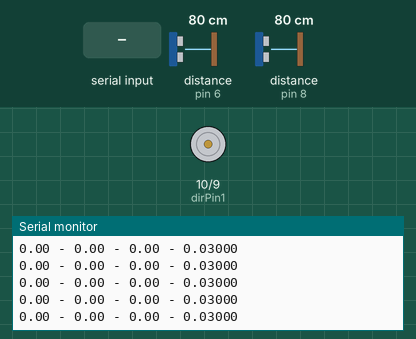
This sketch was run on a simulated Arduino Uno, built with avr-gcc and run on an emulated ATmega328P. On the bench: motor-driver pin pairs drawn as motors (green arrow = first pin HIGH = forward, orange = second pin HIGH = backward, longer = more drive, scaled by the enable pin), the last lines printed to the serial monitor. The test bench sets the inputs (shaded band); at power-on: distance to the obstacle (sensors on pin 6, pin 8) 80 cm. The echo pulse lasts 58.3 µs per cm.

Above: at 1.2 s.
1.3 s: "a" received over Serial
2.8 s: distance to the obstacle (sensor on pin 6) set to 9 cm
At 3.6 s:
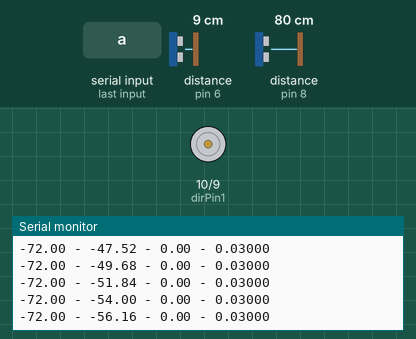
5.8 s: "p" received over Serial
8.8 s: distance to the obstacle (sensor on pin 6) set to 18 cm
At 9.5 s:
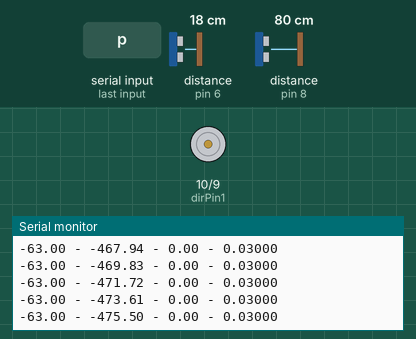
11.8 s: distance to the obstacle (sensor on pin 8) set to 60 cm
At 12.4 s:
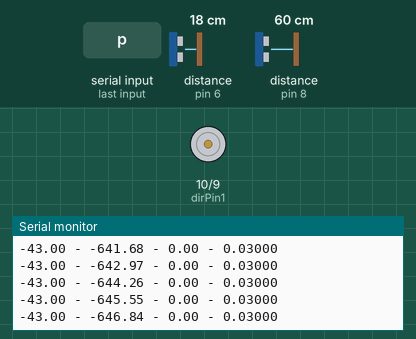
Timing chart, 0 to 14.8 s (numbered marks = the images above; inputs shaded):
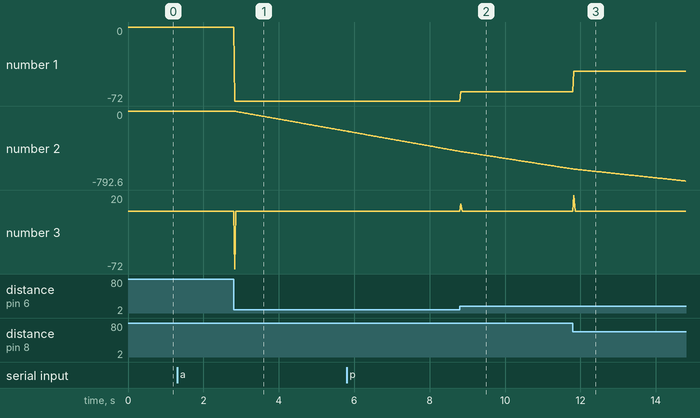

The sketch:

PID_TEST.ino
```cpp
// ---------------------------------------------------------------------------
// Example NewPing library sketch that does a ping about 20 times per second.
// ---------------------------------------------------------------------------

#include <NewPing.h>

#define TRIGGER_PIN_0  5  // Arduino pin tied to trigger pin on the ultrasonic sensor.
#define ECHO_PIN_0     6
#define TRIGGER_PIN_1  7
#define ECHO_PIN_1     8// Arduino pin tied to echo pin on the ultrasonic sensor.
#define MAX_DISTANCE 240 // Maximum distance we want to ping for (in centimeters). Maximum sensor distance is rated at 400-500cm.

int enablePin = 11;
int dirPin1 = 10;
int dirPin2 = 9;

float pMotorOne, iMotorOne, dMotorOne, prevErrorMotorOne;

unsigned long dt, previousTime;

NewPing sonar0(TRIGGER_PIN_0, ECHO_PIN_0, MAX_DISTANCE);
NewPing sonar1(TRIGGER_PIN_1, ECHO_PIN_1, MAX_DISTANCE);

void setup() {
  Serial.begin(115200); // Open serial monitor at 115200 baud to see ping results.

  pinMode(enablePin, OUTPUT);
  pinMode(dirPin1, OUTPUT);
  pinMode(dirPin2, OUTPUT);

  digitalWrite(dirPin1, HIGH);
  digitalWrite(dirPin2, LOW);

  Serial.println("I am alive... ");
}

void loop() {

  char hi = Serial.read();

  if(hi == 'p') {
    Serial.print("Ping0: ");
    Serial.print(sonar0.ping_cm()); // Send ping, get distance in cm and print result (0 = outside set distance range)
    Serial.print("cm - Ping1: ");
    Serial.print(sonar1.ping_cm());
    Serial.print("cm - dt: ");
    Serial.println(((float)micros() - (float)previousTime) / 1000);
  }

  if(hi == 'a') {
    if(digitalRead(dirPin1) == HIGH) {
      digitalWrite(dirPin1, LOW);
      digitalWrite(dirPin2, HIGH);
      Serial.print("dirPin1: ");
      Serial.print(digitalRead(dirPin1));
      Serial.print(", dirPin2: ");
      Serial.println(digitalRead(dirPin2));
    }
    else {
      digitalWrite(dirPin1, HIGH);
      digitalWrite(dirPin2, LOW);
      Serial.print("dirPin1: ");
      Serial.print(digitalRead(dirPin1));
      Serial.print(", dirPin2: ");
      Serial.println(digitalRead(dirPin2));
    }
  }

  pMotorOne = (int)(sonar0.ping_cm() - sonar1.ping_cm());
  iMotorOne += pMotorOne * ((float)dt / 1000000);
  dMotorOne = pMotorOne - prevErrorMotorOne;
  prevErrorMotorOne = pMotorOne;

  Serial.print(pMotorOne);
  Serial.print(" - ");
  Serial.print(iMotorOne);
  Serial.print(" - ");
  Serial.print(dMotorOne);
  Serial.print(" - ");
  Serial.println((float)dt / 1000000, 5);

  int motorOneSpeed = pMotorOne + iMotorOne + dMotorOne;
  if(motorOneSpeed < 0) motorOneSpeed = 0;
  else if(motorOneSpeed > 255) motorOneSpeed = 255;
  //analogWrite(enablePin, motorOneSpeed);

  dt = micros() - previousTime;
  while(dt < 30000)
    dt = micros() - previousTime;
  previousTime = micros();

}
```

Measured:
- after the input at 2.8 s, the serial monitor: prints a new line at once (image 1)
- plotted number 1: 0 → -72 after the input at 2.8 s
- plotted number 2: 0 → -216.01 after the input at 2.8 s
